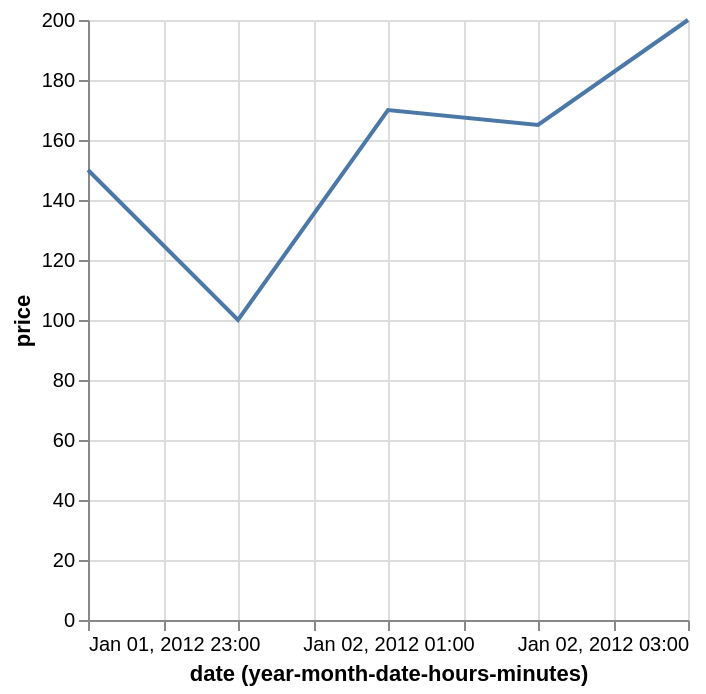

Vega-Lite specification for this chart:
### Vega-Lite specification from a JSON file in a GitHub repository (floating-point values rounded to 4 significant figures)
{"$schema": "https://vega.github.io/schema/vega-lite/v4.json", "description": "Google's stock price over time. Used to demonstrate utc scale for local time input.", "data": {"values": [{"date": "Sun, 01 Jan 2012 23:00:00", "price": 150}, {"date": "Sun, 02 Jan 2012 00:00:00", "price": 100}, {"date": "Sun, 02 Jan 2012 01:00:00", "price": 170}, {"date": "Sun, 02 Jan 2012 02:00:00", "price": 165}, {"date": "Sun, 02 Jan 2012 03:00:00", "price": 200}]}, "mark": "line", "encoding": {"x": {"field": "date", "type": "temporal", "timeUnit": "yearmonthdatehoursminutes", "scale": {"type": "utc"}}, "y": {"field": "price", "type": "quantitative"}}}
